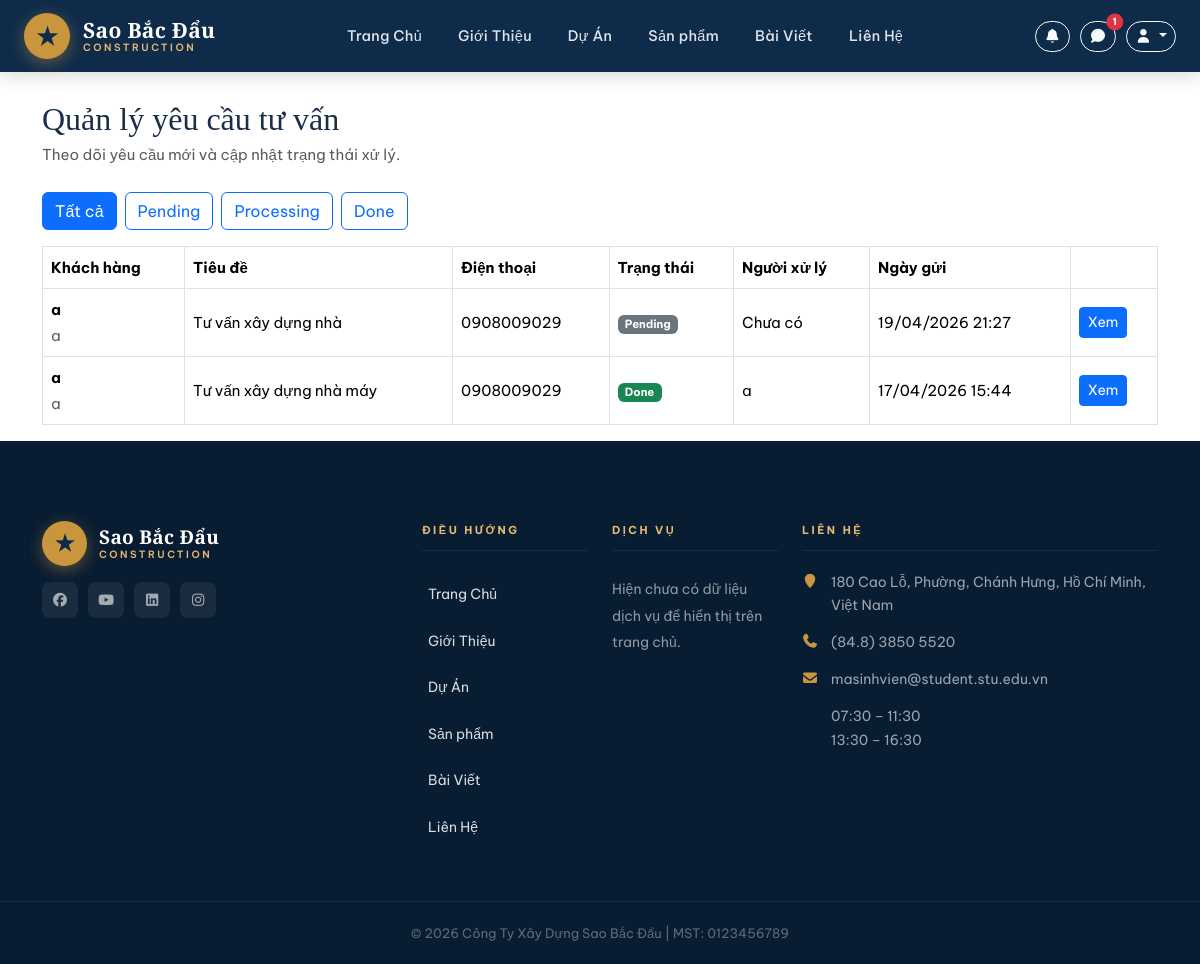
Page /consultations/ (signed in) on the committed database.
### home/models.py (models this page shows, shortened)
class Consultation(models.Model):
    PROJECT_TYPE_CHOICES = [
        ("dan-dung", "Xây dựng Dân dụng (Nhà ở, Biệt thự, Chung cư)"),
        ("cong-nghiep", "Xây dựng Công nghiệp (Nhà máy, Kho xưởng)"),
        ("thuong-mai", "Xây dựng Thương mại (Văn phòng, TTTM)"),
        ("ha-tang", "Hạ tầng Kỹ thuật (Đường, Cầu, Cống)"),
        ("noi-that", "Thi công Nội thất"),
        ("thiet-ke", "Thiết kế Kiến trúc & Kết cấu"),
        ("khac", "Khác"),
    ]
    user = models.ForeignKey(User, on_delete=models.CASCADE)
    full_name = models.CharField(max_length=150, blank=True, default="")
    phone = models.CharField(max_length=50, default="")
    email = models.EmailField(blank=True)
    project_type = models.CharField(
        max_length=50,
        default="",
        choices=PROJECT_TYPE_CHOICES,
    )
    subject = models.CharField(max_length=255, default="")
    budget = models.CharField(max_length=100, blank=True, default="")
    content = models.TextField(blank=True)
    STATUS_CHOICES = [
        ("pending", "Pending"),
        ("processing", "Processing"),
        ("done", "Done"),
    ]
    status = models.CharField(max_length=20, choices=STATUS_CHOICES, default="pending")
    handled_by = models.ForeignKey(
        User,
        on_delete=models.SET_NULL,
        null=True,
        blank=True,
        related_name="handled_consultations",
    )
    created_at = models.DateTimeField(auto_now_add=True)
    updated_at = models.DateTimeField(auto_now=True)
    class Meta:
        ordering = ["-created_at", "-id"]

class ContactInfo(models.Model):
    branch_name = models.CharField(
        max_length=150, verbose_name="Tên chi nhánh / văn phòng"
    )
    address = models.TextField(verbose_name="Địa chỉ")
    phone = models.CharField(max_length=50, verbose_name="Số điện thoại")
    fax = models.CharField(max_length=50, blank=True, verbose_name="Fax")
    email = models.EmailField(blank=True, verbose_name="Email")
    working_hours = models.CharField(
        max_length=255, blank=True, verbose_name="Giờ làm việc"
    )
    map_embed_url = models.URLField(blank=True, verbose_name="Link Google Maps Embed")
    facebook_url = models.URLField(blank=True, verbose_name="Facebook URL")
    youtube_url = models.URLField(blank=True, verbose_name="YouTube URL")
    linkedin_url = models.URLField(blank=True, verbose_name="LinkedIn URL")
    instagram_url = models.URLField(blank=True, verbose_name="Instagram URL")
    order = models.PositiveIntegerField(default=0, verbose_name="Thứ tự hiển thị")
    is_active = models.BooleanField(default=True, verbose_name="Hiển thị")
    created_at = models.DateTimeField(auto_now_add=True)
    class Meta:
        ordering = ["order", "created_at"]

### home/views.py (the view)
# urls.py: path("consultations/", views.consultation_list, name="consultation_list"),
@staff_required
def consultation_list(request):
    consultations = Consultation.objects.select_related("user", "handled_by").all()
    status_filter = (request.GET.get("status") or "").strip()
    if status_filter in CONSULTATION_STATUS_LABELS:
        consultations = consultations.filter(status=status_filter)
    return render(
        request,
        "home/consultation_list.html",
        {
            "consultations": consultations,
            "status_filter": status_filter,
            "status_choices": Consultation.STATUS_CHOICES,
        },
    )

### home/context_processors.py (called while the page is built)
def site_contact(request):
    contact = (
        ContactInfo.objects.filter(is_active=True)
        .order_by("order", "created_at")
        .first()
    )
    unread_notifications_count = 0
    recent_notifications = []
    if request.user.is_authenticated:
        unread_notifications_count = Notification.objects.filter(
            user=request.user,
            is_read=False,
        ).count()
        recent_notifications = Notification.objects.filter(user=request.user)[:5]
    consultations_unfinished = Consultation.objects.exclude(status="done").count()
    return {
        "site_contact": contact,
        "unread_notifications_count": unread_notifications_count,
        "recent_notifications": recent_notifications,
        "consultations_unfinished": consultations_unfinished,
    }

### home/views.py (called while the page is built)
def staff_required(view_func):
    @wraps(view_func)
    def _wrapped(request, *args, **kwargs):
        if not request.user.is_authenticated:
            return redirect(f"/login/?next={request.path}")
        if request.user.is_staff or request.user.is_superuser:
            return view_func(request, *args, **kwargs)
        messages.warning(request, "Bạn không có quyền truy cập trang quản lý.")
        return redirect("home")
    return _wrapped

### templates/home/consultation_list.html
{% extends 'base.html' %}
{% block content %}
<div class="container" style="margin-top: 100px">
  <div class="d-flex justify-content-between align-items-center flex-wrap mb-4">
    <div>
      <h2 class="mb-1">Quản lý yêu cầu tư vấn</h2>
      <p class="text-muted mb-0">Theo dõi yêu cầu mới và cập nhật trạng thái xử lý.</p>
    </div>
  </div>
  <div class="mb-3 d-flex gap-2 flex-wrap">
    <a href="{% url 'consultation_list' %}" class="btn btn-{% if not status_filter %}primary{% else %}outline-primary{% endif %}">
      Tất cả
    </a>
    {% for value, label in status_choices %}
    <a
      href="{% url 'consultation_list' %}?status={{ value }}"
      class="btn btn-{% if status_filter == value %}primary{% else %}outline-primary{% endif %}"
    >
      {{ label }}
    </a>
    {% endfor %}
  </div>
  <div class="table-responsive">
    <table class="table table-bordered align-middle">
      <thead>
        <tr>
          <th>Khách hàng</th>
          <th>Tiêu đề</th>
          <th>Điện thoại</th>
          <th>Trạng thái</th>
          <th>Người xử lý</th>
          <th>Ngày gửi</th>
          <th></th>
        </tr>
      </thead>
      <tbody>
        {% for consultation in consultations %}
        <tr>
          <td>
            <strong>{{ consultation.full_name }}</strong>
            <div class="text-muted">{{ consultation.user.username }}</div>
          </td>
          <td>{{ consultation.subject }}</td>
          <td>{{ consultation.phone }}</td>
          <td>
            <span class="badge bg-{% if consultation.status == 'done' %}success{% elif consultation.status == 'processing' %}warning{% else %}secondary{% endif %}">
              {{ consultation.get_status_display }}
            </span>
          </td>
          <td>{{ consultation.handled_by.username|default:"Chưa có" }}</td>
          <td>{{ consultation.created_at|date:"d/m/Y H:i" }}</td>
          <td>
            <a href="{% url 'consultation_detail' consultation.id %}" class="btn btn-sm btn-primary">
              Xem
            </a>
          </td>
        </tr>
        {% empty %}
        <tr>
          <td colspan="7" class="text-center text-muted">
            Chưa có yêu cầu tư vấn nào.
          </td>
        </tr>
        {% endfor %}
      </tbody>
    </table>
  </div>
</div>
{% endblock %}

### templates/base.html (shortened to what this page needs)
<!doctype html>
<html lang="vi">
  {% load static %}
  <head>
    <link
      rel="stylesheet"
      href="{% static 'vendor/bootstrap/css/bootstrap.min.css' %}"
    />
    <link
      rel="stylesheet"
      href="https://cdn.jsdelivr.net/npm/@fortawesome/fontawesome-free@7.2.0/css/all.min.css"
    />
    <link
      rel="stylesheet"
      href="{% static 'vendor/animate/animate.min.css' %}"
    />
    <link rel="stylesheet" href="{% static 'css/style.css' %}" />
    <link rel="stylesheet" href="{% static 'css/home.css' %}" />
    <link rel="stylesheet" href="{% static 'css/about.css' %}" />
    <link rel="stylesheet" href="{% static 'css/contact.css' %}" />
  </head>
  <body>
    <header
      class="site-navbar js-sticky-header site-navbar-target"
      role="banner"
    >
      <div class="container">
        <div class="navbar-inner">
          <div class="site-logo">
            <a href="{% url 'home' %}">
              <div class="logo-icon">★</div>
              <div class="logo-text">
                <span>Sao Bắc Đẩu</span>
                <span>Construction</span>
              </div>
            </a>
          </div>
          <nav class="site-navigation d-none d-xl-block">
            <ul class="site-menu">
              <li><a href="{% url 'home' %}" class="nav-link">Trang Chủ</a></li>
              <li>
                <a href="{% url 'about' %}" class="nav-link">Giới Thiệu</a>
              </li>
              <li><a href="{% url 'project' %}" class="nav-link">Dự Án</a></li>
              <li>
                <a href="{% url 'product' %}" class="nav-link">Sản phẩm</a>
              </li>
              <li><a href="{% url 'post' %}" class="nav-link">Bài Viết</a></li>
              <li>
                <a href="{% url 'contact' %}" class="nav-link">Liên Hệ</a>
              </li>
            </ul>
          </nav>
          <div class="nav-actions d-none d-xl-flex align-items-center" style="gap: 10px;">
            <a
              href="{% url 'notifications' %}"
              class="btn btn-sm btn-outline-light position-relative"
              title="Thông báo"
            >
              <i class="fa fa-bell"></i>
            </a>
            {% if user.is_authenticated %}
              {% if user.is_staff %}
              <a
                href="{% url 'consultation_list' %}"
                class="btn btn-sm btn-outline-light position-relative"
                title="Tư vấn"
              >
                <i class="fa fa-comment"></i>
                {% if consultations_unfinished %}
                <span
                  class="badge bg-danger position-absolute top-0 start-100 translate-middle rounded-pill"
                  style="font-size: 10px;"
                >
                  {{ consultations_unfinished }}
                </span>
                {% endif %}
              </a>
              {% endif %}
              <div class="dropdown">
                <button
                  class="btn btn-sm btn-outline-light dropdown-toggle"
                  data-bs-toggle="dropdown"
                  aria-expanded="false"
                  title="Tài khoản"
                >
                  <i class="fa fa-user"></i>
                </button>
              </div>
            {% endif %}
          </div>
        </div>
      </div>
    </header>
    {% block content %} {% endblock %}
    <footer class="footer-area">
      <div class="container">
        <div class="row gy-4">
          <div class="col-lg-4 col-md-6">
            <div class="footer-logo-wrap mb-3">
              <a
                href="{% url 'home' %}"
                style="
                  display: flex;
                  align-items: center;
                  gap: 12px;
                  text-decoration: none;
                "
              >
                <div
                  class="logo-icon"
                  style="width: 45px; height: 45px; font-size: 22px"
                >
                  ★
                </div>
                <div class="logo-text">
                  <span>Sao Bắc Đẩu</span>
                  <span>Construction</span>
                </div>
              </a>
            </div>
            <div class="footer-social">
              {% if site_contact and site_contact.facebook_url %}
              <a
                href="{{ site_contact.facebook_url }}"
                target="_blank"
                rel="noopener noreferrer"
              >
                <i class="fab fa-facebook"></i>
              </a>
              {% endif %} {% if site_contact and site_contact.youtube_url %}
              <a
                href="{{ site_contact.youtube_url }}"
                target="_blank"
                rel="noopener noreferrer"
              >
                <i class="fab fa-youtube"></i>
              </a>
              {% endif %} {% if site_contact and site_contact.linkedin_url %}
              <a
                href="{{ site_contact.linkedin_url }}"
                target="_blank"
                rel="noopener noreferrer"
              >
                <i class="fab fa-linkedin"></i>
              </a>
              {% endif %} {% if site_contact and site_contact.instagram_url %}
              <a
                href="{{ site_contact.instagram_url }}"
                target="_blank"
                rel="noopener noreferrer"
              >
                <i class="fab fa-instagram"></i>
              </a>
              {% endif %}
            </div>
          </div>
          <div class="col-lg-2 col-md-6">
            <div class="footer-heading">Điều Hướng</div>
            <ul class="footer-links">
              <li><a href="{% url 'home' %}">Trang Chủ</a></li>
              <li><a href="{% url 'about' %}">Giới Thiệu</a></li>
              <li><a href="{% url 'project' %}">Dự Án</a></li>
              <li><a href="{% url 'product' %}">Sản phẩm</a></li>
              <li><a href="{% url 'post' %}">Bài Viết</a></li>
              <li><a href="{% url 'contact' %}">Liên Hệ</a></li>
            </ul>
          </div>
          <div class="col-lg-2 col-md-6">
            <div class="footer-heading">Dịch Vụ</div>
            <ul class="footer-links">
          {% for service in services %}
          <li><a href="#">{{ service.title }}</a></li>
          {% empty %}
              <li>Hiện chưa có dữ liệu dịch vụ để hiển thị trên trang chủ.</li>
          {% endfor %}
            </ul>
          </div>
          <div class="col-lg-4 col-md-6">
            <div class="footer-heading">Liên Hệ</div>
            <ul class="footer-contact-info">
              {% if site_contact %}
              <li>
                <i class="fa fa-map-marker"></i>
                {{ site_contact.address|linebreaksbr }}
              </li>
              <li>
                <i class="fa fa-phone"></i>
                {{ site_contact.phone }}
              </li>
              <li>
                <i class="fa fa-envelope"></i>
                {{ site_contact.email|default:"Chưa cập nhật" }}
              </li>
              <li>
                {{ site_contact.working_hours|default:"Chưa cập nhật giờ làm việc"|linebreaksbr }}
              </li>
              {% else %}
              <li><i class="fa fa-map-marker"></i> Chưa cập nhật địa chỉ</li>
              <li><i class="fa fa-phone"></i> Chưa cập nhật số điện thoại</li>
              <li><i class="fa fa-envelope"></i> Chưa cập nhật email</li>
              <li><i class="fa fa-clock-o"></i> Chưa cập nhật giờ làm việc</li>
              {% endif %}
            </ul>
          </div>
        </div>
      </div>
      <div class="footer-bottom">
        <div class="container text-center">
          <p>© 2026 Công Ty Xây Dựng Sao Bắc Đẩu | MST: 0123456789</p>
        </div>
      </div>
    </footer>
  </body>
</html>

### rows in the picture
Consultation: full_name "a", user.username "a", subject "Tư vấn xây dựng nhà", phone "0908009029", status "Pending", handled_by.username "Chưa có", created_at "19/04/2026 21:27"
Consultation: full_name "a", user.username "a", subject "Tư vấn xây dựng nhà máy", phone "0908009029", status "Done", handled_by.username "a", created_at "17/04/2026 15:44"
ContactInfo: address "180 Cao Lỗ, Phường, Chánh Hưng, Hồ Chí Minh, Việt Nam", phone "(84.8) 3850 5520", email "masinhvien@student.stu.edu.vn", working_hours "07:30 – 11:30 13:30 – 16:30"

### other values in the picture
{{ consultations_unfinished }} "1"
{{ label }} "Pending" "Processing" "Done"
